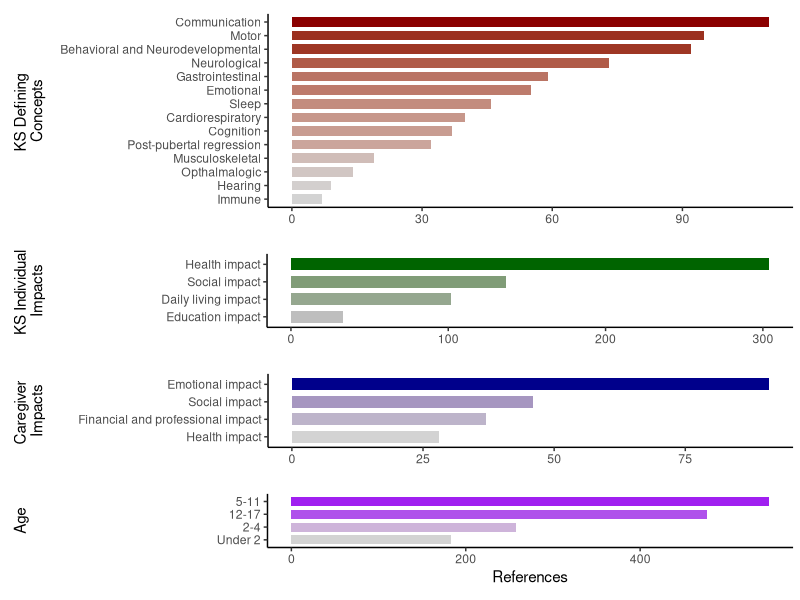
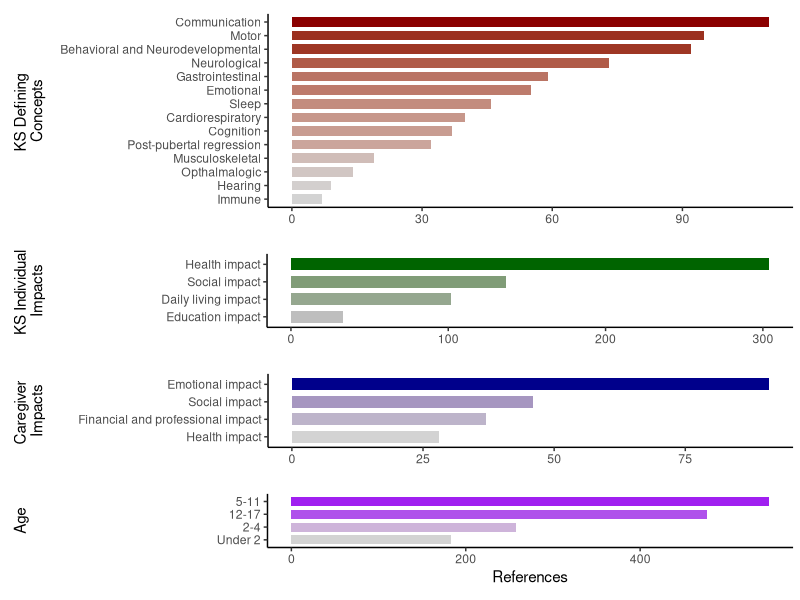
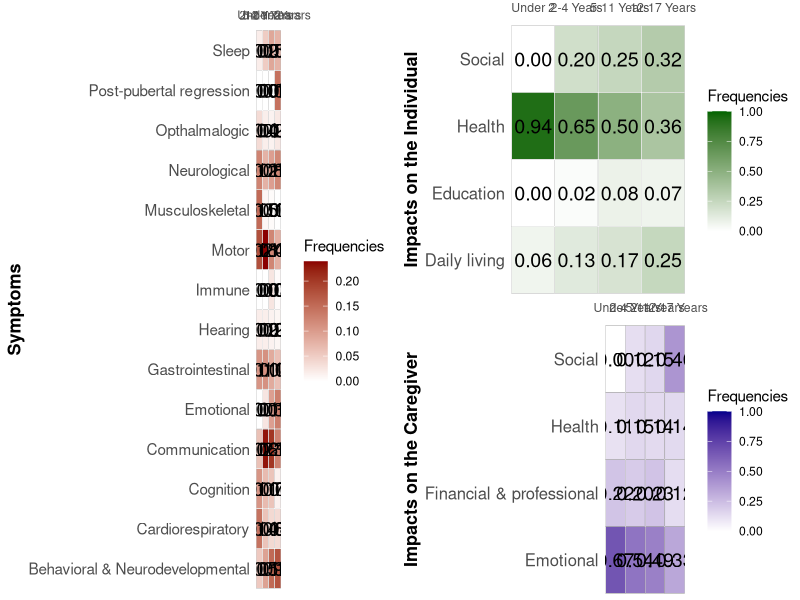
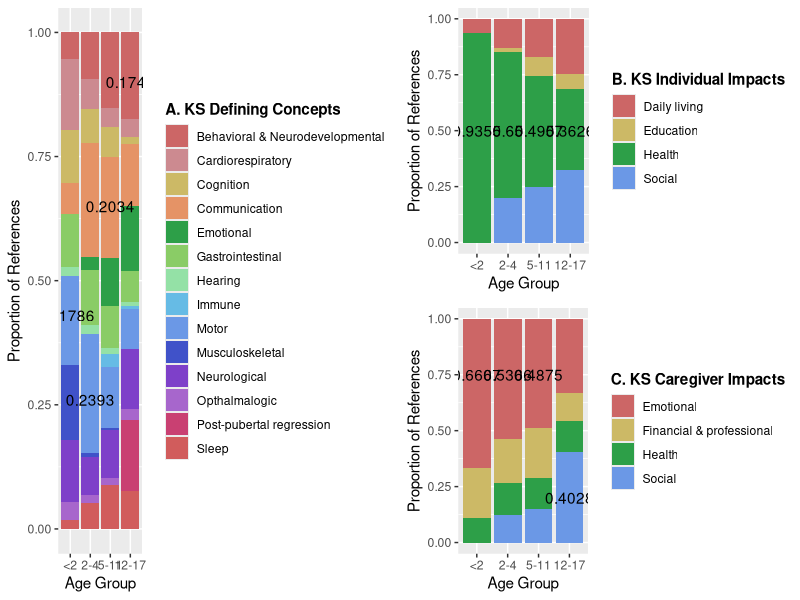

Source code (R) for these figures, in order:
## ---- chunk 1
library(readxl)
library(dplyr)
library(ggplot2)
library(gridExtra)

# Data cleaning
KSdata <- read_excel("KS_data.xlsx", sheet = 1)

KSD <- KSdata[2:15, ]
KSD1 <- KSD |>
  select(c("...1", "Total references"))
colnames(KSD1) <- c("KDC", "total")

KSI <- KSdata[18:21, ]
KSI1 <- KSI |>
  select(c("...1", "Total references"))
colnames(KSI1) <- c("KII", "total")

CI <- KSdata[24:27, ]
CI1 <- CI |>
  select(c("...1", "Total references"))
colnames(CI1) <- c("CI", "total")

Age <- KSdata |>
  select(c(2:5))
Age <- colSums(Age, na.rm = TRUE)
Age <- as.data.frame(t(Age))
rownames(Age) <- 'total'
colnames(Age) <- c("Under 2", "2-4", "5-11", "12-17")

Age_transposed <- as.data.frame(t(Age))
Age1 <- data.frame(age = row.names(Age_transposed), total = unlist(Age_transposed, use.names = FALSE))
row.names(Age1) <- NULL

# Plot of the data
CI1$color_value <- CI1$total / sum(CI1$total)
p1 <- ggplot(CI1, aes(x = total, y = reorder(CI, total), fill = color_value)) +
  geom_bar(stat="identity", width = 0.7) +
  scale_fill_gradient(low="lightgrey", high="darkblue") +
  theme_classic() +
  theme(legend.position = "none",
        plot.margin = margin(t = 10, r = 5, b = 10, l = 0, unit = "pt")) +
  labs(x = NULL, y = "Caregiver 
Impacts")
p1 <- p1 + theme(
  axis.title.y = element_text(margin = margin(t = 0, r = 23, b = 0, l = 10, unit = "pt"))
)

KSI1$color_value <- KSI1$total / sum(KSI1$total)
p2 <- ggplot(KSI1, aes(x = total, y = reorder(KII, total), fill = color_value)) +
  geom_bar(stat="identity", width = 0.7) +
  scale_fill_gradient(low="grey", high="darkgreen") +
  theme_classic() +
  theme(legend.position = "none",
        axis.title.y = element_text(),
        plot.margin = margin(t = 10, r = 5, b = 10, l = 0, unit = "pt")) +
  labs(x = NULL, y = "KS Individual 
Impacts")
p2 <- p2 + theme(
  axis.title.y = element_text(margin = margin(t = 0, r = 83, b = 0, l = 10, unit = "pt"))
)

KSD1$color_value <- KSD1$total / sum(KSD1$total)
p3 <- ggplot(KSD1, aes(x = total, y = reorder(KDC, total), fill = color_value)) +
  geom_bar(stat="identity", width = 0.7) +
  scale_fill_gradient(low="lightgrey", high="darkred") +
  theme_classic() +
  theme(legend.position = "none",
        axis.title.y = element_text(),
        plot.margin = margin(t = 10, r = 5, b = 10, l = 0, unit = "pt")) +
  labs(x = NULL, y = "KS Defining 
Concepts")
p3 <- p3 + theme(
  axis.title.y = element_text(margin = margin(t = 0, r = 10, b = 0, l = 10, unit = "pt"))
)

Age1$color_value <- Age1$total / sum(Age1$total)
p4 <- ggplot(Age1, aes(x = total, y = reorder(age, total), fill = color_value)) +
  geom_bar(stat="identity", width = 0.7) +
  scale_fill_gradient(low="lightgrey", high="purple") +
  theme_classic() +
  theme(legend.position = "none",
        axis.title.y = element_text(),
        plot.margin = margin(t = 10, r = 5, b = 10, l = 0, unit = "pt")) +
  labs(x = NULL, y = "Age")
p4 <- p4 + theme(
  axis.title.y = element_text(margin = margin(t = 0, r = 135, b = 0, l = 10, unit = "pt"))
)

p4 <- p4 + 
  labs(x = "References")

p5 <- grid.arrange(p3, p2, p1, p4, ncol = 1, heights = c(2, 1, 1, 1))
## ---- chunk 2
grid.arrange(p5)
## ---- chunk 3
suppressPackageStartupMessages(library(ggplot2))
library(ggpubr)
suppressPackageStartupMessages(library(tidyverse))
suppressPackageStartupMessages(library(gridExtra))

#load in data
KS_data <- read.csv("KS_lifespan.csv")
KS_data$X <- str_replace(KS_data$X, " impact", "")
KS_data$X <- str_replace(KS_data$X, " and ", " & ")

#defining concepts subset data
concepts <- KS_data[2:15, -6]

#rename for ease
concepts <- rename(concepts, Symptoms = `X`)
concepts <- rename(concepts, `< 2` = `under.2.years.of.age..infancy...N.16.`,
                   `2-4` = `X2.4.years.of.age...early.childhood...N.15.`,
                   `5-11` = `X5.11.years.of.age..late.childhood...N.13.`,
                   `12-17` = `X12.17.years.of.age..adolescence.and.teenage.years...N.6.`)

#find sum of individual columns
conc_csums <- colSums(concepts[ , -1])

#divide cell values by column total for frequency
#put frequency values in new columns
concepts <- concepts |>
  mutate(
    `Under 2` = `< 2` / conc_csums[1],
    `2-4 Years` = `2-4` / conc_csums[2],
    `5-11 Years` = `5-11` / conc_csums[3],
    `12-17 Years` = `12-17` / conc_csums[4]
  )

#format for graphing
concepts_2 <- select(concepts, -`< 2`, -`2-4`, -`5-11`, -`12-17`)
concepts_2 <- pivot_longer(concepts_2, cols = c(`Under 2`, `2-4 Years`, `5-11 Years`, `12-17 Years`), names_to = "age", values_to = "Frequencies")

concepts_2$age <- factor(concepts_2$age, levels = c("Under 2", "2-4 Years", "5-11 Years", "12-17 Years"))

#heatmap
heatmap_1 <- ggplot(concepts_2, aes(x=age, y=Symptoms, fill= Frequencies)) +
   geom_tile(color = "black") +  
   geom_tile(color = "white", fill = NA) +  
   geom_tile(color = "white", fill = NA) +  
   geom_text(aes(label = sprintf("%.2f", Frequencies)), color = "black", size = 5) +  # Add text labels
   scale_fill_gradient(low="white", high="darkred") + 
   labs(x = NULL, y = "Symptoms")+
   scale_x_discrete(expand = c(0, 0), position = 'top', labels = c("Under 2", limits = c(0, 1))) +
   theme_minimal() +  
   theme(panel.grid = element_blank())+
   theme(
    panel.grid = element_blank(),
    axis.text.y = element_text(size = 11),
    axis.title.y = element_text(face = "bold", size = 13)
  )


#individual impacts subset data
ind_impacts <- KS_data[18:21, -6]

ind_impacts <- rename(ind_impacts, Impacts = `X`)
ind_impacts <- rename(ind_impacts, `< 2` = `under.2.years.of.age..infancy...N.16.`,
                   `2-4` = `X2.4.years.of.age...early.childhood...N.15.`,
                   `5-11` = `X5.11.years.of.age..late.childhood...N.13.`,
                   `12-17` = `X12.17.years.of.age..adolescence.and.teenage.years...N.6.`)


#find sum of individual columns
ind_csums <- colSums(ind_impacts[ ,-1])

#divide cell values by column total for frequency
#put frequency values in new columns
ind_impacts <- ind_impacts |>
  mutate(
    `Under 2` = `< 2` / ind_csums[1],
    `2-4 Years` = `2-4` / ind_csums[2],
    `5-11 Years` = `5-11` / ind_csums[3],
    `12-17 Years` = `12-17` / ind_csums[4]
  )

#format for graphing
ind_impacts_2 <- select(ind_impacts, -`< 2`, -`2-4`, -`5-11`, -`12-17`)
ind_impacts_2 <- pivot_longer(ind_impacts_2, cols = c(`Under 2`, `2-4 Years`, `5-11 Years`, `12-17 Years`), names_to = "age", values_to = "Frequencies")

ind_impacts_2$age <- factor(ind_impacts_2$age, levels = c("Under 2", "2-4 Years", "5-11 Years", "12-17 Years"))


#heatmap
heatmap_2 <- ggplot(ind_impacts_2, aes(x=age, y=Impacts, fill= Frequencies)) +
   geom_tile(color = "black") +  
   geom_tile(color = "white", fill = NA) + 
   geom_tile(color = "white", fill = NA) +  
   geom_text(aes(label = sprintf("%.2f", Frequencies)), color = "black", size = 5) +  # Add text labels
   scale_fill_gradient(low = "white", high = "darkgreen", limit = c(0,1))+
   labs(x = NULL, y = "Impacts on the Individual")+
   scale_x_discrete(expand = c(0, 0),position = 'top') +
   theme_minimal() +  
   theme(panel.grid = element_blank())+
  theme(
    panel.grid = element_blank(),
    axis.title.y = element_text(face = "bold", size = 13),
    axis.text.y = element_text(size = 12),
    plot.margin = margin(t = 0, r = .1, b = 0, l = .1, unit = "cm")
  )


#caregiver impacts subset data
care_impacts <- KS_data[24:27, -6]

care_impacts <- rename(care_impacts, Impacts = `X`)
care_impacts <- rename(care_impacts, `< 2` = `under.2.years.of.age..infancy...N.16.`,
                   `2-4` = `X2.4.years.of.age...early.childhood...N.15.`,
                   `5-11` = `X5.11.years.of.age..late.childhood...N.13.`,
                   `12-17` = `X12.17.years.of.age..adolescence.and.teenage.years...N.6.`)

#find sum of individual columns
care_csums <- colSums(care_impacts[ ,-1])

#divide cell values by column total for frequency
#put frequency values in new columns
care_impacts <- care_impacts |>
  mutate(
    `Under 2` = `< 2` / care_csums[1],
    `2-4 Years` = `2-4` / care_csums[2],
    `5-11 Years` = `5-11` / care_csums[3],
    `12-17 Years` = `12-17` / care_csums[4]
  )

#format for graphing
care_impacts_2 <- select(care_impacts, -`< 2`, -`2-4`, -`5-11`, -`12-17`)
care_impacts_2 <- pivot_longer(care_impacts_2, cols = c(`Under 2`, `2-4 Years`, `5-11 Years`, `12-17 Years`), names_to = "age", values_to = "Frequencies")

care_impacts_2$age <- factor(care_impacts_2$age, levels = c("Under 2", "2-4 Years", "5-11 Years", "12-17 Years"))


#heatmap (looks a little childish. Want to look more sophisticated. Perhaps interactive)
heatmap_3 <- ggplot(care_impacts_2, aes(x=age, y=Impacts, fill= Frequencies)) +
   geom_tile(color = "black") +  
   geom_tile(color = "white", fill = NA) +  
   geom_text(aes(label = sprintf("%.2f", Frequencies)), color = "black", size = 5) +  #add numbers on heatmap
   scale_fill_gradient(low="white", high="darkblue", limits = c(0,1)) + 
   labs(x = NULL, y = "Impacts on the Caregiver")+
   scale_x_discrete(expand = c(0, 0),position = 'top') +
   theme_minimal() +  
   theme(panel.grid = element_blank())+
   theme(
    panel.grid = element_blank(),
    axis.title.y = element_text(face = "bold", size = 13),
    axis.text.y = element_text(size = 12),
    plot.margin = margin(t = 0, r = .1, b = 0, l = .1, unit = "cm")
   )
     
## ---- chunk 4
#plots in same place
grid.arrange(heatmap_1, arrangeGrob(heatmap_2, heatmap_3), ncol=2)
## ---- chunk 5
#load data
lifespan <- read.csv("KS_lifespan.csv")
lifespan$X <- str_replace(lifespan$X, " impact", "")
lifespan$X <- str_replace(lifespan$X, "and", "&")
#data set for references to symptoms
symptoms <- lifespan[2:15,-6]
colnames(symptoms) <- c("symptom", "1", "2", "3", "4")
symptoms <- symptoms %>% pivot_longer(names_to = "age", values_to = "value", cols = 2:5)
#data set for references to individual impacts
ind_impacts <- lifespan[18:21,-6]
colnames(ind_impacts) <- c("impact", "1", "2", "3", "4")
ind_impacts <- ind_impacts %>% pivot_longer(names_to = "age", values_to = "value", cols = 2:5)
#data set for references to caregiver impacts
care_impacts <- lifespan[24:27,-6]
colnames(care_impacts) <- c("impact", "1", "2", "3", "4")
care_impacts <- care_impacts %>% pivot_longer(names_to = "age", values_to = "value", cols = 2:5)
## ---- chunk 6
#frequencies
symptoms_freq <- symptoms %>% group_by(age) %>% 
  mutate(sum = sum(value), freq = value/sum)

#stacked barplots for KS Defining Concepts
plot1 <- ggplot(symptoms, aes(fill=symptom, y=value, x=age)) + 
  geom_bar(position="fill", stat="identity") +
  labs(x = "Age Group", y = "Proportion of References") + 
  theme_grey() +
  scale_fill_manual(name = "A. KS Defining Concepts",
                    values = c("#cc6666", "#cc8a90", "#ccb966", "#e59366", "#2d9f48", "#8acc66", "#94e1a6", "#66bbe5", "#6b98e6", "#4052c9", "#7e40c9", "#a766cc", "#c94072", "#d15c5c"))+
  scale_x_discrete(labels=c("<2","2-4","5-11", "12-17")) +
  theme(legend.title = element_text(face = "bold")) +
  annotate("text", x = 1, y = 0.43, label = 0.1786) +
  annotate("text", x = 2, y = 0.26, label = 0.2393) +
  annotate("text", x = 3, y = 0.65, label = 0.2034) +
  annotate("text", x = 4, y = 0.90, label = 0.1749)
## ---- chunk 7
#frequencies
ind_freq <- ind_impacts %>% group_by(age) %>% 
  mutate(sum = sum(value), freq = value/sum)

#stacked barplots for KS individual impacts
plot2 <- ggplot(ind_impacts, aes(fill=impact, y=value, x=age)) + 
  geom_bar(position="fill", stat="identity") +
  labs(x = "Age Group", y = "Proportion of References") + 
  theme_grey() +
  scale_fill_manual(name = "B. KS Individual Impacts",
                    values = c("#cc6666", "#ccb966","#2d9f48", "#6b98e6"))+
  scale_x_discrete(labels=c("<2","2-4","5-11", "12-17")) +
  theme(legend.title = element_text(face = "bold")) +
  annotate("text", x = 1, y = 0.5, label = 0.9355) +
  annotate("text", x = 2, y = 0.5, label = 0.65) +
  annotate("text", x = 3, y = 0.5, label = 0.4957) +
  annotate("text", x = 4, y = 0.5, label = 0.3626)
## ---- chunk 8
#frequencies
care_freq <- care_impacts %>% group_by(age) %>% 
  mutate(sum = sum(value), freq = value/sum)

#stacked barplots for KS caregiver impacts
plot3 <- ggplot(care_impacts, aes(fill=impact, y=value, x=age)) + 
  geom_bar(position="fill", stat="identity") +
  labs(x = "Age Group", y = "Proportion of References") + 
  theme_grey() +
  scale_fill_manual(name = "C. KS Caregiver Impacts",
                    values = c("#cc6666", "#ccb966","#2d9f48", "#6b98e6"))+
  scale_x_discrete(labels=c("<2","2-4","5-11", "12-17")) +
  theme(legend.title = element_text(face = "bold")) +
  annotate("text", x = 1, y = 0.75, label = 0.6667) +
  annotate("text", x = 2, y = 0.75, label = 0.5366) +
  annotate("text", x = 3, y = 0.75, label = 0.4875) +
  annotate("text", x = 4, y = 0.2, label = 0.4028)
## ---- chunk 9
grid.arrange(plot1, arrangeGrob(plot2, plot3), ncol = 2)
